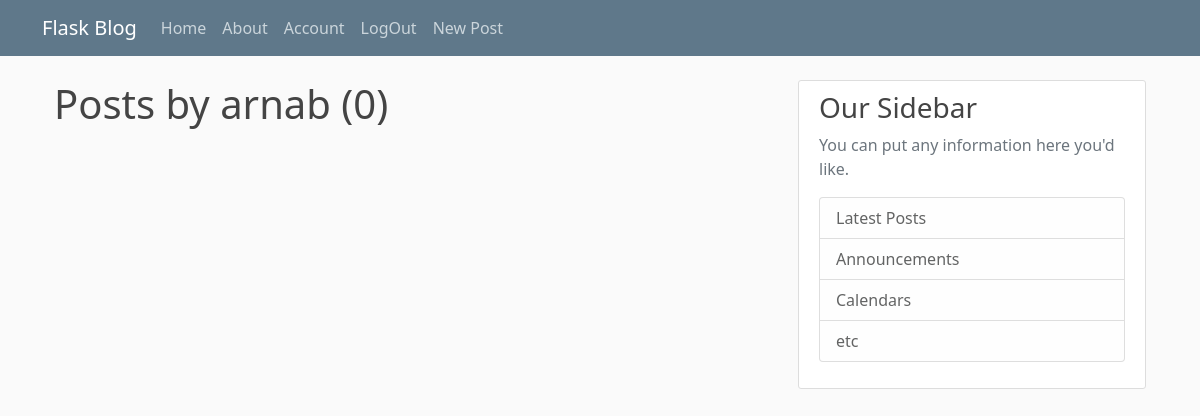
Before: /user/arnab (signed in) with the older database file.
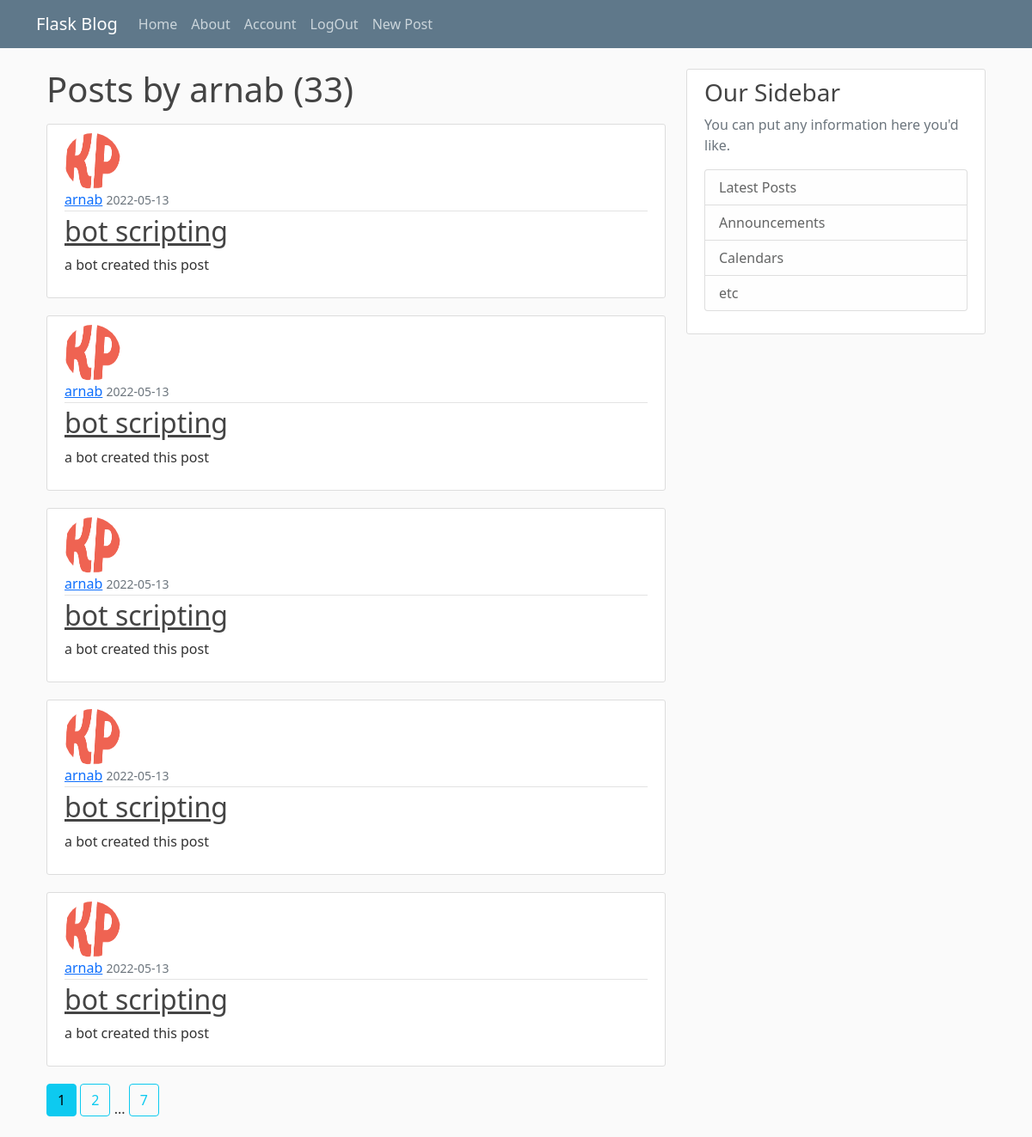
After: the same page with the newer database file.
### blog/models.py (models this page shows, shortened)
class Post(db.Model , UserMixin):
    id = db.Column(db.Integer , primary_key=True)
    title = db.Column(db.String(120),nullable=False)
    date_posted = db.Column(db.DateTime,nullable=False,default=datetime.utcnow)
    content = db.Column(db.Text,nullable=False)
    user_id = db.Column(db.Integer,db.ForeignKey("user.id"),nullable=False)

class User(db.Model , UserMixin):
    id = db.Column(db.Integer , primary_key=True)
    username = db.Column(db.String(20),unique=True,nullable=False)
    email = db.Column(db.String(20),unique=True,nullable=False)
    image_file = db.Column(db.String(20),nullable=False , default="default.jpg") # not unique as all of them will have default image
    password = db.Column(db.String(60),nullable=False)
    posts = db.relationship("Post",backref="author",lazy=True)

### blog/routes.py (the view)
@app.route("/user/<string:username>")
@login_required
def user_posts(username):
    page = request.args.get("page",default=1 , type=int)
    user = User.query.filter_by(username=username).first_or_404()
    number_of_posts_per_page = 5
    posts = Post.query\
        .filter_by(author=user)\
        .order_by(Post.date_posted.desc())\
        .paginate(page=page,per_page=number_of_posts_per_page)
    return render_template("user_posts.html",user=user,post = posts)

### blog/models.py (called while the page is built)
@login_manager.user_loader
def load_user(user_id):
    return User.query.get(int(user_id)) #getting user by id

### blog/templates/user_posts.html
{% extends 'layout.html' %}
{% block body %}
<h1 class="mb-3">
    Posts by {{ user.username }} ({{ post.total }})
</h1>
{% for post in post.items %}
<article class="media content-section">
  <img class="rounded-circle article-img" src="{{ url_for('static', filename= post.author.image_file ) }}" alt="">
    <div class="media-body">
      <div class="article-metadata">
        <a class="mr-2" href="{{ url_for('user_posts', username=post.author.username) }}">{{ post.author.username }}</a>
        <small class="text-muted">
          {{ post.date_posted.strftime("%Y-%m-%d") }}
        </small>
      </div>
      <h2><a class="article-title" href="{{ url_for('post',post_id=post.id) }}">{{ post.title }}</a></h2>
      <p class="article-content">{{ post.content }}</p>
    </div>
  </article>
  {% endfor %}
  {% for page_number in post.iter_pages(left_edge=1,right_edge=1,left_current=1,right_current=2) %}
    {% if page_number %}
      {% if post.page == page_number  %}
        <a class="btn btn-info mb-4" href="{{ url_for('user_posts',username=user.username ,page=page_number) }}">{{ page_number }}</a>
      {% else %}
        <a class="btn btn-outline-info mb-4" href=href="{{ url_for('user_posts',username=user.username ,page=page_number) }}">{{ page_number }}</a>
      {% endif %}
      {% else %}
        ...
    {% endif %}
  {% endfor %}
{% endblock body %}

Changed rows visible on the page:
added Post: image_file (picture), author.username "arnab", date_posted "2022-05-13", title "bot scripting", content "a bot created this post"
added Post: image_file (picture), author.username "arnab", date_posted "2022-05-13", title "bot scripting", content "a bot created this post"
added Post: image_file (picture), author.username "arnab", date_posted "2022-05-13", title "bot scripting", content "a bot created this post"
added Post: image_file (picture), author.username "arnab", date_posted "2022-05-13", title "bot scripting", content "a bot created this post"
added Post: image_file (picture), author.username "arnab", date_posted "2022-05-13", title "bot scripting", content "a bot created this post"
Other visible differences:
{{ post.total }}: "0" → "33"
new list line: "1"
new list line: "2"
new list line: "7"
